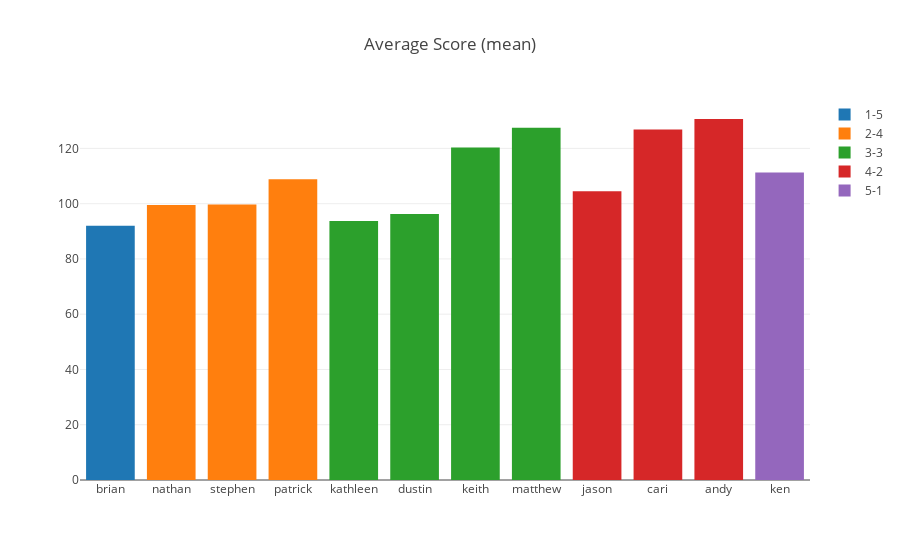
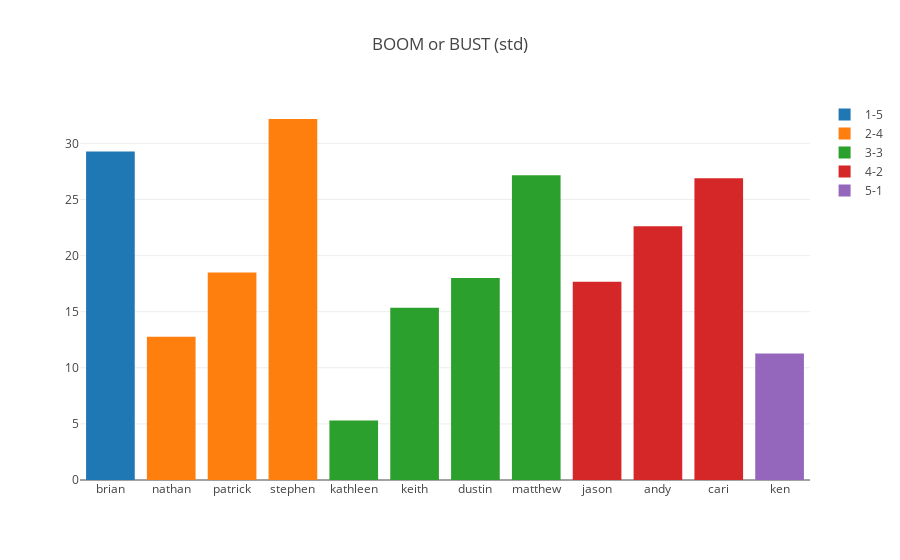
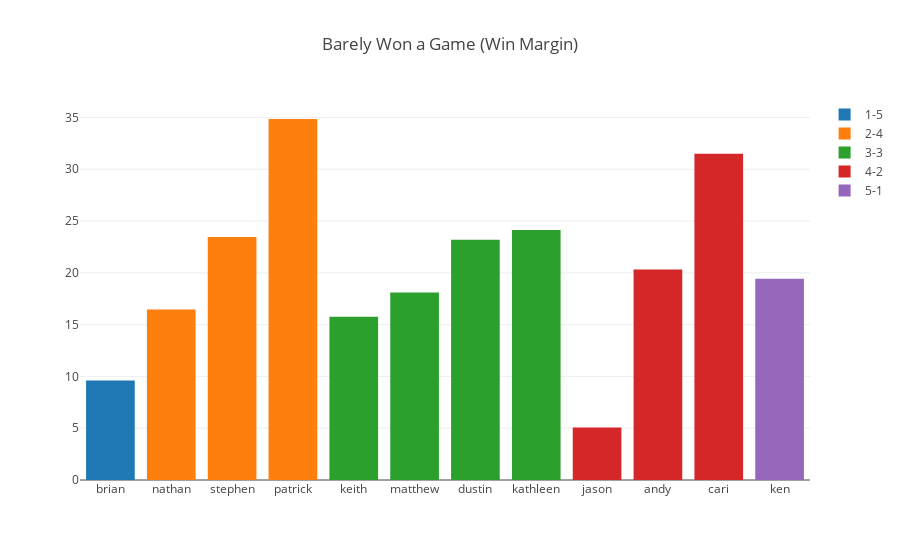
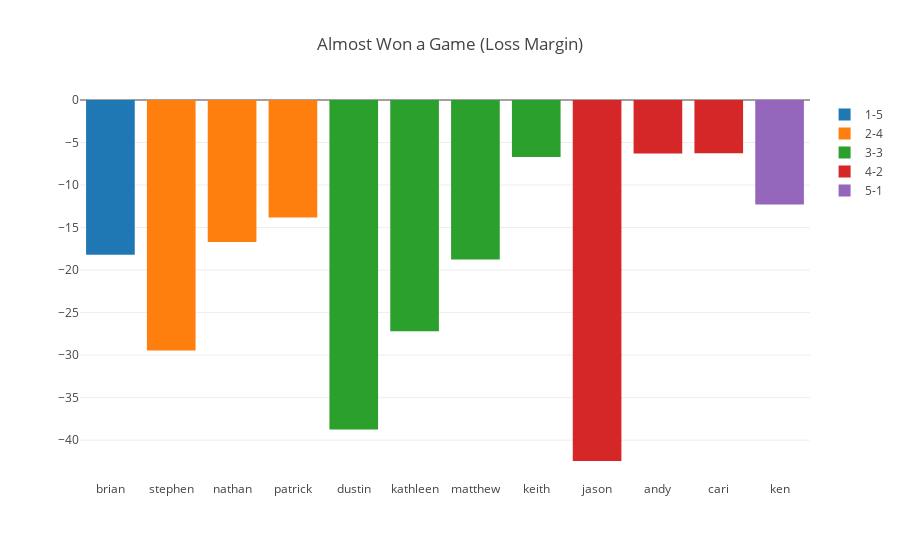

Write notebook code for charts like these, in order.
### Code cell
# create graph
for col,title in zip(columns,titles):
    df3 = df2.sort_values(col)

    # trace
    data = []
    for s in standings:
        trace = go.Bar(x=df3[df3.standings==s].name.tolist(),
                       y=df3[df3.standings==s][col].tolist(),name=s)
        data.append(trace)

    #layout
    layout = go.Layout(title=title,
                       barmode='group')

    # fig
    fig = go.Figure(data=data, layout=layout)
    
    py.iplot(fig)

### Figure 1 — Plotly figure (JSON) as saved in the notebook; plotly's stock layout.template omitted (floating-point values rounded to 4 significant figures)
{"data": [{"name": "1-5", "type": "bar", "uid": "df46a7d4-d17e-11e8-9371-360038087701", "x": ["brian"], "y": [92.05]}, {"name": "2-4", "type": "bar", "uid": "df47a08a-d17e-11e8-9e57-360038087701", "x": ["nathan", "stephen", "patrick"], "y": [99.48, 99.67, 108.9]}, {"name": "3-3", "type": "bar", "uid": "df47a268-d17e-11e8-9584-360038087701", "x": ["kathleen", "dustin", "keith", "matthew"], "y": [93.73, 96.23, 120.3, 127.5]}, {"name": "4-2", "type": "bar", "uid": "df47a382-d17e-11e8-bdb3-360038087701", "x": ["jason", "cari", "andy"], "y": [104.5, 126.9, 130.7]}, {"name": "5-1", "type": "bar", "uid": "df47a474-d17e-11e8-a6b1-360038087701", "x": ["ken"], "y": [111.3]}], "layout": {"barmode": "group", "title": "Average Score (mean)"}}

### Figure 2 — Plotly figure (JSON) as saved in the notebook; plotly's stock layout.template omitted (floating-point values rounded to 4 significant figures)
{"data": [{"name": "1-5", "type": "bar", "uid": "df525476-d17e-11e8-b034-360038087701", "x": ["brian"], "y": [29.28]}, {"name": "2-4", "type": "bar", "uid": "df525642-d17e-11e8-86cc-360038087701", "x": ["nathan", "patrick", "stephen"], "y": [12.77, 18.48, 32.17]}, {"name": "3-3", "type": "bar", "uid": "df52576e-d17e-11e8-b25a-360038087701", "x": ["kathleen", "keith", "dustin", "matthew"], "y": [5.296, 15.35, 18.01, 27.15]}, {"name": "4-2", "type": "bar", "uid": "df525868-d17e-11e8-8f3e-360038087701", "x": ["jason", "andy", "cari"], "y": [17.67, 22.6, 26.88]}, {"name": "5-1", "type": "bar", "uid": "df52594c-d17e-11e8-8896-360038087701", "x": ["ken"], "y": [11.28]}], "layout": {"barmode": "group", "title": "BOOM or BUST (std)"}}

### Figure 3 — Plotly figure (JSON) as saved in the notebook; plotly's stock layout.template omitted (floating-point values rounded to 4 significant figures)
{"data": [{"name": "1-5", "type": "bar", "uid": "df5ced6e-d17e-11e8-a153-360038087701", "x": ["brian"], "y": [9.6]}, {"name": "2-4", "type": "bar", "uid": "df5cf12e-d17e-11e8-bfa9-360038087701", "x": ["nathan", "stephen", "patrick"], "y": [16.45, 23.45, 34.85]}, {"name": "3-3", "type": "bar", "uid": "df5cf386-d17e-11e8-a557-360038087701", "x": ["keith", "matthew", "dustin", "kathleen"], "y": [15.77, 18.1, 23.2, 24.13]}, {"name": "4-2", "type": "bar", "uid": "df5cf57a-d17e-11e8-915a-360038087701", "x": ["jason", "andy", "cari"], "y": [5.075, 20.32, 31.5]}, {"name": "5-1", "type": "bar", "uid": "df5cf764-d17e-11e8-8cd9-360038087701", "x": ["ken"], "y": [19.42]}], "layout": {"barmode": "group", "title": "Barely Won a Game (Win Margin)"}}

### Figure 4 — Plotly figure (JSON) as saved in the notebook; plotly's stock layout.template omitted (floating-point values rounded to 4 significant figures)
{"data": [{"name": "1-5", "type": "bar", "uid": "df687242-d17e-11e8-bc1c-360038087701", "x": ["brian"], "y": [-18.2]}, {"name": "2-4", "type": "bar", "uid": "df68740c-d17e-11e8-b16a-360038087701", "x": ["stephen", "nathan", "patrick"], "y": [-29.45, -16.7, -13.83]}, {"name": "3-3", "type": "bar", "uid": "df6874d8-d17e-11e8-82f6-360038087701", "x": ["dustin", "kathleen", "matthew", "keith"], "y": [-38.73, -27.2, -18.77, -6.7]}, {"name": "4-2", "type": "bar", "uid": "df687576-d17e-11e8-9941-360038087701", "x": ["jason", "andy", "cari"], "y": [-42.45, -6.3, -6.25]}, {"name": "5-1", "type": "bar", "uid": "df687602-d17e-11e8-9711-360038087701", "x": ["ken"], "y": [-12.3]}], "layout": {"barmode": "group", "title": "Almost Won a Game (Loss Margin)"}}
